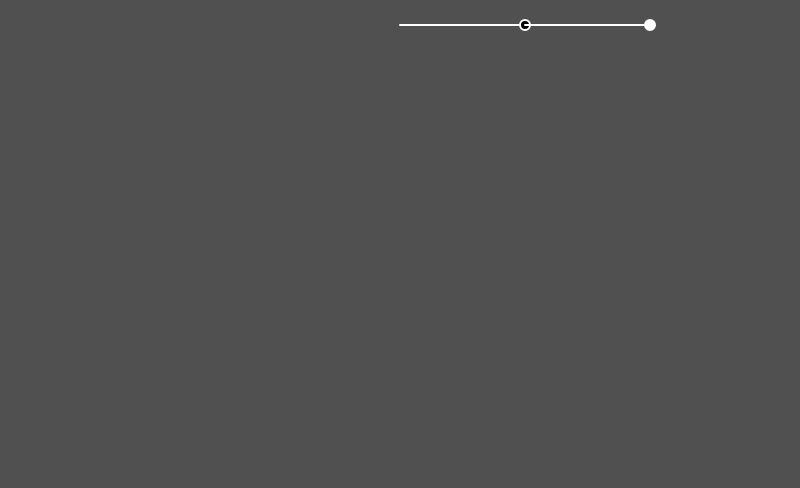
Frame 1 (no input)
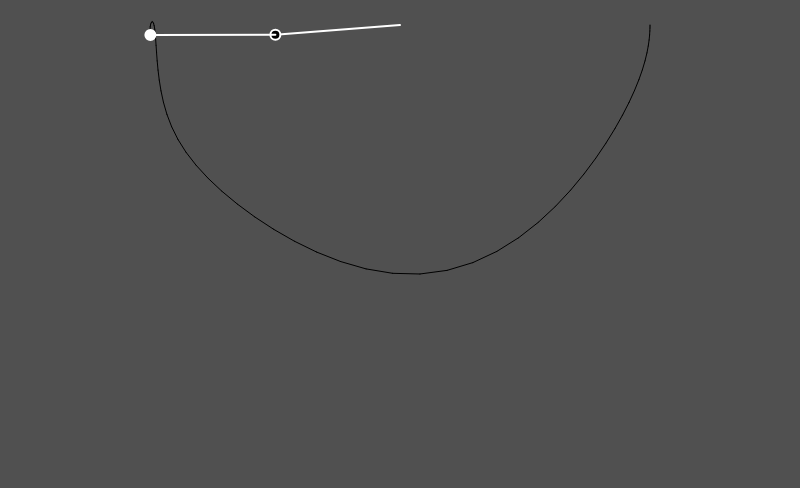
Frame 60 (no input)
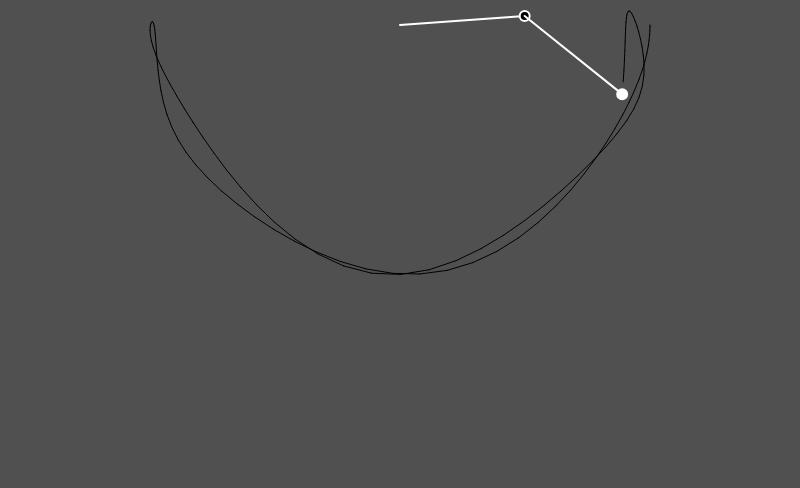
Frame 120 (the mouse pressed at the canvas centre since frame 60)

The p5.js sketch that drew these frames (run headless with seeded random() and noise() and a simulated clock; from frame 60 on, the mouse is pressed at the canvas centre):

// p5.js sketch
// ── sketch.js


let r1 = 125;
let r2 = 125;
let m1 = 10;
let m2 = 10;
let a1 = 0;
let a2 = 0;
let a1_v = 0;
let a2_v = 0;
let g = 1;

let px2 = -1;
let py2 = -1;
let cx, cy;

let buffer;

function setup() {
  createCanvas(screen.width,screen.height-112)
  
  //Issue with wrong rendering on a retina Mac. See issue: https://github.com/CodingTrain/website/issues/574
  pixelDensity(1);
  a1 = PI / 2;
  a2 = PI / 2;
  cx = width / 2;
  cy = 25;
  buffer = createGraphics(width, height);
  buffer.background(80);
  buffer.translate(cx, cy);
  
}

function draw() {
  
  imageMode(CORNER);

  image(buffer, 0, 0, width, height);

  let num1 = -g * (2 * m1 + m2) * sin(a1);
  let num2 = -m2 * g * sin(a1 - 2 * a2);
  let num3 = -2 * sin(a1 - a2) * m2;
  let num4 = a2_v * a2_v * r2 + a1_v * a1_v * r1 * cos(a1 - a2);
  let den = r1 * (2 * m1 + m2 - m2 * cos(2 * a1 - 2 * a2));
  let a1_a = (num1 + num2 + num3 * num4) / den;

  num1 = 2 * sin(a1 - a2);
  num2 = a1_v * a1_v * r1 * (m1 + m2);
  num3 = g * (m1 + m2) * cos(a1);
  num4 = a2_v * a2_v * r2 * m2 * cos(a1 - a2);
  den = r2 * (2 * m1 + m2 - m2 * cos(2 * a1 - 2 * a2));
  let a2_a = (num1 * (num2 + num3 + num4)) / den;

  translate(cx, cy);
  stroke(255);
  strokeWeight(2);

  let x1 = r1 * sin(a1);
  let y1 = r1 * cos(a1);

  let x2 = x1 + r2 * sin(a2);
  let y2 = y1 + r2 * cos(a2);
  stroke("White")
  line(0, 0, x1, y1);
  fill(0);
  ellipse(x1, y1, m1, m1);

  line(x1, y1, x2, y2);
  fill(255);
  ellipse(x2, y2, m2, m2);

  a1_v += a1_a;
  a2_v += a2_a;
  a1 += a1_v;
  a2 += a2_v;

  // a1_v *= 0.99;
  // a2_v *= 0.99;

  buffer.fill(255);
  if (frameCount > 1) {
    buffer.line(px2, py2, x2, y2);
  }

  px2 = x2;
  py2 = y2;
}

// ── style.css
canvas {
    padding: 0;
    margin: 0;
    display: block;
    width: 300px;
    height: 500px;
    position: absolute;
    top: 0;
    bottom: 0;
    left: 0;
    right: 0;
}
